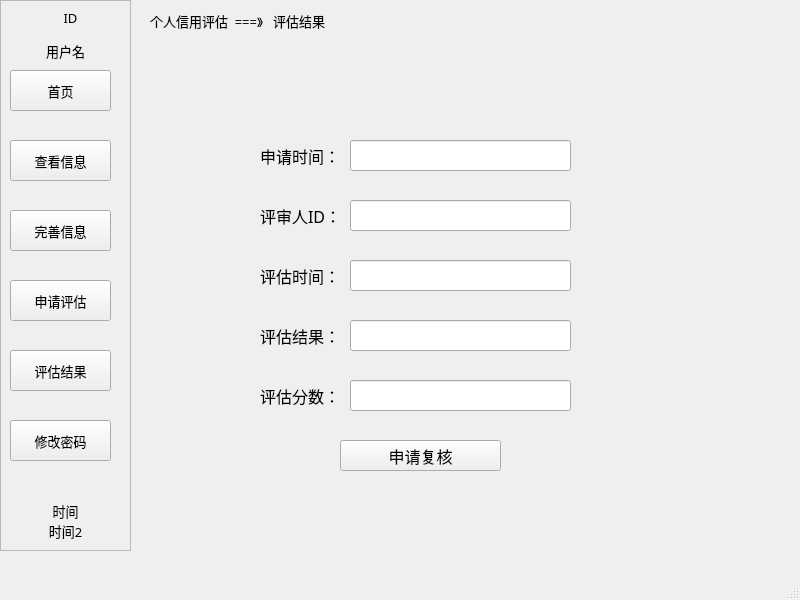
<?xml version="1.0" encoding="UTF-8"?>
<ui version="4.0">
 <class>MainWindow</class>
 <widget class="QMainWindow" name="MainWindow">
  <property name="geometry">
   <rect>
    <x>0</x>
    <y>0</y>
    <width>800</width>
    <height>600</height>
   </rect>
  </property>
  <property name="font">
   <font>
    <family>宋体</family>
    <pointsize>10</pointsize>
   </font>
  </property>
  <property name="windowTitle">
   <string>个人信用评估</string>
  </property>
  <widget class="QWidget" name="centralwidget">
   <widget class="QFrame" name="frame">
    <property name="geometry">
     <rect>
      <x>0</x>
      <y>0</y>
      <width>131</width>
      <height>551</height>
     </rect>
    </property>
    <property name="frameShape">
     <enum>QFrame::StyledPanel</enum>
    </property>
    <property name="frameShadow">
     <enum>QFrame::Raised</enum>
    </property>
    <widget class="QPushButton" name="pushButton">
     <property name="geometry">
      <rect>
       <x>10</x>
       <y>70</y>
       <width>101</width>
       <height>41</height>
      </rect>
     </property>
     <property name="text">
      <string>首页</string>
     </property>
    </widget>
    <widget class="QPushButton" name="pushButton_5">
     <property name="geometry">
      <rect>
       <x>10</x>
       <y>140</y>
       <width>101</width>
       <height>41</height>
      </rect>
     </property>
     <property name="text">
      <string>查看信息</string>
     </property>
    </widget>
    <widget class="QPushButton" name="pushButton_6">
     <property name="geometry">
      <rect>
       <x>10</x>
       <y>210</y>
       <width>101</width>
       <height>41</height>
      </rect>
     </property>
     <property name="text">
      <string>完善信息</string>
     </property>
    </widget>
    <widget class="QPushButton" name="pushButton_7">
     <property name="geometry">
      <rect>
       <x>10</x>
       <y>280</y>
       <width>101</width>
       <height>41</height>
      </rect>
     </property>
     <property name="text">
      <string>申请评估</string>
     </property>
    </widget>
    <widget class="QPushButton" name="pushButton_8">
     <property name="geometry">
      <rect>
       <x>10</x>
       <y>350</y>
       <width>101</width>
       <height>41</height>
      </rect>
     </property>
     <property name="text">
      <string>评估结果</string>
     </property>
    </widget>
    <widget class="QPushButton" name="pushButton_9">
     <property name="geometry">
      <rect>
       <x>10</x>
       <y>420</y>
       <width>101</width>
       <height>41</height>
      </rect>
     </property>
     <property name="text">
      <string>修改密码</string>
     </property>
    </widget>
    <widget class="QLabel" name="label">
     <property name="geometry">
      <rect>
       <x>10</x>
       <y>10</y>
       <width>121</width>
       <height>16</height>
      </rect>
     </property>
     <property name="text">
      <string>ID</string>
     </property>
     <property name="alignment">
      <set>Qt::AlignCenter</set>
     </property>
    </widget>
    <widget class="QLabel" name="label_2">
     <property name="geometry">
      <rect>
       <x>0</x>
       <y>40</y>
       <width>131</width>
       <height>21</height>
      </rect>
     </property>
     <property name="text">
      <string>用户名</string>
     </property>
     <property name="alignment">
      <set>Qt::AlignCenter</set>
     </property>
    </widget>
    <widget class="QLabel" name="label_3">
     <property name="geometry">
      <rect>
       <x>0</x>
       <y>500</y>
       <width>131</width>
       <height>21</height>
      </rect>
     </property>
     <property name="text">
      <string>时间</string>
     </property>
     <property name="alignment">
      <set>Qt::AlignCenter</set>
     </property>
    </widget>
    <widget class="QLabel" name="label_27">
     <property name="geometry">
      <rect>
       <x>0</x>
       <y>520</y>
       <width>131</width>
       <height>21</height>
      </rect>
     </property>
     <property name="text">
      <string>时间2</string>
     </property>
     <property name="alignment">
      <set>Qt::AlignCenter</set>
     </property>
    </widget>
   </widget>
   <widget class="QLabel" name="label_4">
    <property name="geometry">
     <rect>
      <x>150</x>
      <y>10</y>
      <width>211</width>
      <height>21</height>
     </rect>
    </property>
    <property name="font">
     <font>
      <family>宋体</family>
      <pointsize>10</pointsize>
     </font>
    </property>
    <property name="text">
     <string>个人信用评估  ===》   评估结果</string>
    </property>
   </widget>
   <widget class="QPushButton" name="pushButton_2">
    <property name="geometry">
     <rect>
      <x>340</x>
      <y>440</y>
      <width>161</width>
      <height>31</height>
     </rect>
    </property>
    <property name="font">
     <font>
      <pointsize>12</pointsize>
     </font>
    </property>
    <property name="text">
     <string>申请复核</string>
    </property>
   </widget>
   <widget class="QLabel" name="label_5">
    <property name="geometry">
     <rect>
      <x>260</x>
      <y>140</y>
      <width>81</width>
      <height>31</height>
     </rect>
    </property>
    <property name="font">
     <font>
      <pointsize>12</pointsize>
     </font>
    </property>
    <property name="text">
     <string>申请时间：</string>
    </property>
   </widget>
   <widget class="QLineEdit" name="lineEdit">
    <property name="geometry">
     <rect>
      <x>350</x>
      <y>140</y>
      <width>221</width>
      <height>31</height>
     </rect>
    </property>
   </widget>
   <widget class="QLabel" name="label_6">
    <property name="geometry">
     <rect>
      <x>260</x>
      <y>200</y>
      <width>81</width>
      <height>31</height>
     </rect>
    </property>
    <property name="font">
     <font>
      <family>宋体</family>
      <pointsize>12</pointsize>
     </font>
    </property>
    <property name="text">
     <string>评审人ID：</string>
    </property>
   </widget>
   <widget class="QLineEdit" name="lineEdit_2">
    <property name="geometry">
     <rect>
      <x>350</x>
      <y>200</y>
      <width>221</width>
      <height>31</height>
     </rect>
    </property>
   </widget>
   <widget class="QLineEdit" name="lineEdit_3">
    <property name="geometry">
     <rect>
      <x>350</x>
      <y>260</y>
      <width>221</width>
      <height>31</height>
     </rect>
    </property>
   </widget>
   <widget class="QLabel" name="label_7">
    <property name="geometry">
     <rect>
      <x>260</x>
      <y>260</y>
      <width>81</width>
      <height>31</height>
     </rect>
    </property>
    <property name="font">
     <font>
      <pointsize>12</pointsize>
     </font>
    </property>
    <property name="text">
     <string>评估时间：</string>
    </property>
   </widget>
   <widget class="QLineEdit" name="lineEdit_4">
    <property name="geometry">
     <rect>
      <x>350</x>
      <y>320</y>
      <width>221</width>
      <height>31</height>
     </rect>
    </property>
   </widget>
   <widget class="QLabel" name="label_8">
    <property name="geometry">
     <rect>
      <x>260</x>
      <y>320</y>
      <width>81</width>
      <height>31</height>
     </rect>
    </property>
    <property name="font">
     <font>
      <pointsize>12</pointsize>
     </font>
    </property>
    <property name="text">
     <string>评估结果：</string>
    </property>
   </widget>
   <widget class="QLabel" name="label_9">
    <property name="geometry">
     <rect>
      <x>260</x>
      <y>380</y>
      <width>81</width>
      <height>31</height>
     </rect>
    </property>
    <property name="font">
     <font>
      <pointsize>12</pointsize>
     </font>
    </property>
    <property name="text">
     <string>评估分数：</string>
    </property>
   </widget>
   <widget class="QLineEdit" name="lineEdit_5">
    <property name="geometry">
     <rect>
      <x>350</x>
      <y>380</y>
      <width>221</width>
      <height>31</height>
     </rect>
    </property>
   </widget>
  </widget>
  <widget class="QMenuBar" name="menubar">
   <property name="geometry">
    <rect>
     <x>0</x>
     <y>0</y>
     <width>800</width>
     <height>23</height>
    </rect>
   </property>
  </widget>
  <widget class="QStatusBar" name="statusbar"/>
 </widget>
 <resources/>
 <connections/>
</ui>
